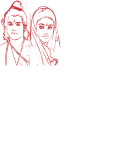

This figure's Python source:
import turtle as tu
from svgpathtools import svg2paths2
from svg.path import parse_path
from tqdm import tqdm

class sketch_from_svg:

    def __init__(self, path, scale=30):
        self.path = path
        self.scale = scale

    def hex_to_rgb(self, string):
        strlen = len(string)
        if string.startswith('#'):
            if strlen == 7:
                r = string[1:3]
                g = string[3:5]
                b = string[5:7]
            elif strlen == 4:
                r = string[1:2]*2
                g = string[2:3]*2
                b = string[3:4]*2
        elif strlen == 3:
            r = string[0:1]*2
            g = string[1:2]*2
            b = string[2:3]*2
        else:
            r = string[0:2]
            g = string[2:4]
            b = string[4:6]
        
        return int(r,16)/255, int(g,16)/255, int(b,16)/255

    def load_svg(self):
        print('Loading SVG data...')
        paths, attributes, svg_att = svg2paths2(self.path)
        self.height = float(svg_att.get("height", "1000").replace("px", ""))
        self.width = float(svg_att.get("width", "1000").replace("px", ""))

        res = []
        for i in tqdm(attributes):
            path = parse_path(i['d'])
            col = self.hex_to_rgb(i['fill'])
            n = len(list(path)) + 2
            pts = [
                (float(p.real), float(p.imag))
                for p in (path.point(i / n) for i in range(0, n + 1))
            ]
            res.append((pts, col))
        print('SVG data loaded successfully.')
        return res

    def move_to(self, x, y):
        self.pen.up()
        self.pen.goto(x, y)
        self.pen.down()

    def draw(self, retain=True):
        coordinates = self.load_svg()
        self.pen = tu.Turtle()
        self.pen.speed(0)
        tu.bgcolor("white")

        # Calculate center offset
        x_center = -self.width * self.scale / (2 * self.width)
        y_center = self.height * self.scale / (2 * self.height)

        for path_col in coordinates:
            f = True
            path, col = path_col
            self.pen.color(col)
            self.pen.begin_fill()
            for coord in path:
                x = (coord[0] / self.width) * self.scale - self.scale / 2 + x_center
                y = -(coord[1] / self.height) * self.scale + self.scale / 2 + y_center
                if f:
                    self.move_to(x, y)
                    f = False
                else:
                    self.pen.goto(x, y)
            self.pen.end_fill()

        if retain:
            tu.done()

# ✅ Centered Drawing
pen = sketch_from_svg('ram sita python project/sitaram.svg', scale=180)
pen.draw()
